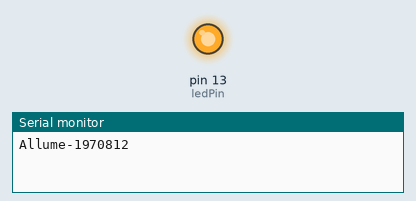
This sketch was run on a simulated Arduino Uno, built with avr-gcc and run on an emulated ATmega328P. On the bench: output pins drawn as LEDs (lit = HIGH), the last lines printed to the serial monitor.

Above: at 1.1 s.
At 6.4 s:
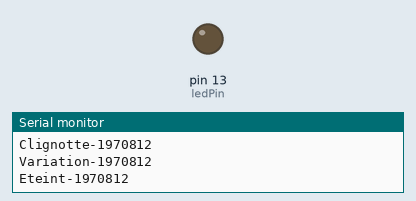
Timing chart, 0 to 9.7 s (numbered marks = the images above):
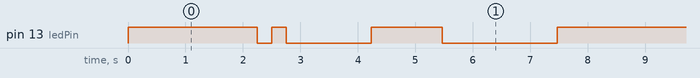

Measured:
- by itself, pin 13 (ledPin): repeats every 7.5 s: LOW 0.25 s, HIGH 0.25 s, LOW 1.5 s, HIGH 1.2 s, LOW 2.0 s, HIGH 2.3 s
- by itself, everything shown: repeats every 7.5 s, in 6 steps

The sketch:

0SX_labo_01.ino
```cpp
const int ledPin = 13;
void setup() {
  pinMode(ledPin, OUTPUT);
  Serial.begin(9600);
}
void loop(){
Allume();
Clignotement();
Variation();
Eteint();
}
 void Allume(){
  digitalWrite(ledPin, HIGH);
  Serial.println("Allume-1970812");
  delay(2000);
 }
 void Clignotement(){
  for (int i = 0; i < 2; i++) {
    digitalWrite(ledPin, HIGH);
    delay(250);
    digitalWrite(ledPin, LOW);
    delay(250);
  }
  Serial.println("Clignotte-1970812");
 }
 void Variation(){
  for (int lumen = 0; lumen <= 255; lumen+=15) {
    analogWrite(ledPin, lumen);
    delay(137);
  }
   Serial.println("Variation-1970812");
 }
 void Eteint(){
    digitalWrite(ledPin, LOW);
  Serial.println("Eteint-1970812");
  delay(2000);
 }
```
